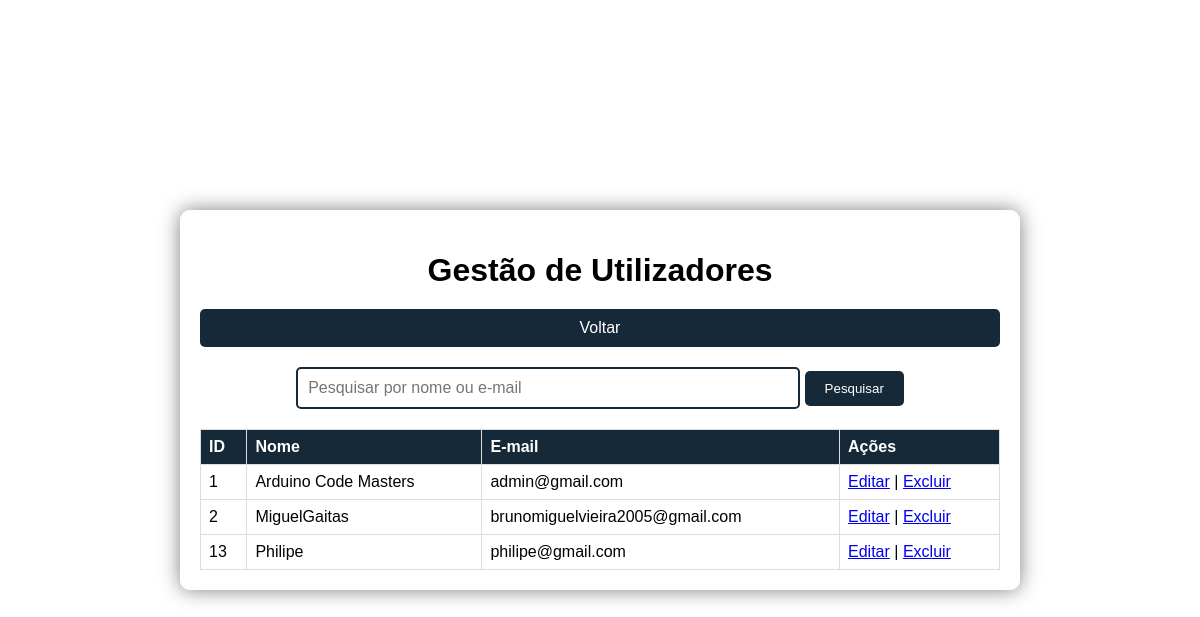
The page /PAP/adminusuarios.php (signed in) on the database as committed earlier.
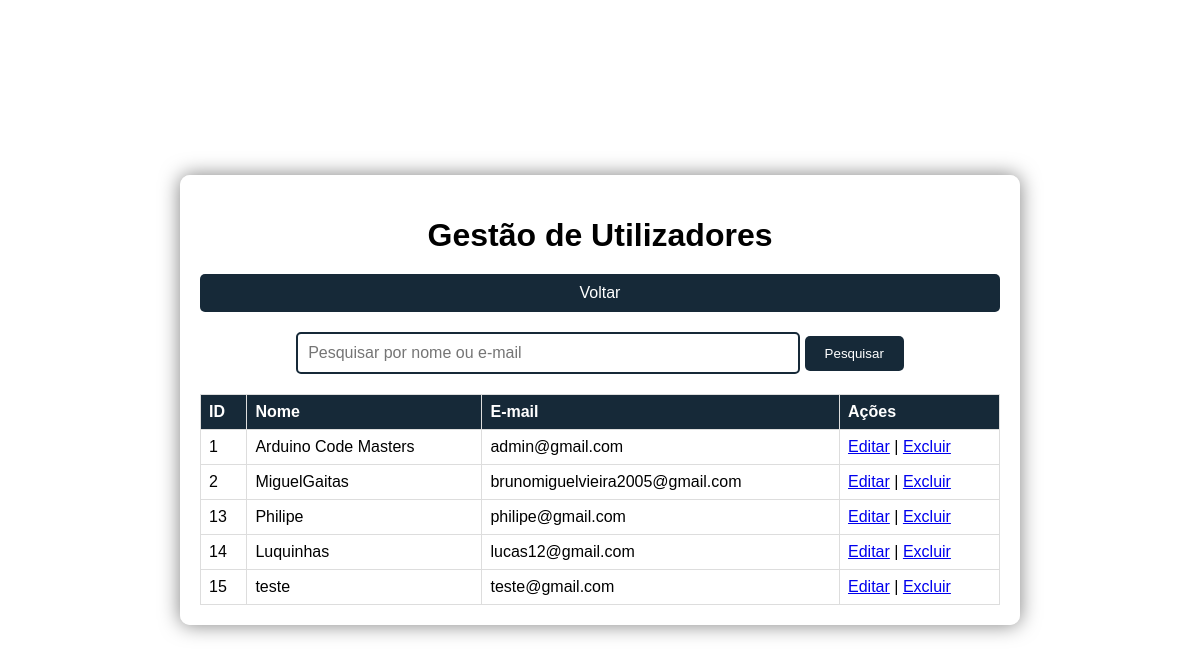
The same page on the database as committed later.
### tables this page shows
CREATE TABLE `usuarios` (
  `id` int(11) NOT NULL,
  `nome` varchar(50) NOT NULL,
  `email` varchar(100) NOT NULL,
  `senha` varchar(100) NOT NULL,
  `admin` tinyint(1) NOT NULL DEFAULT 0,
  `status` enum('nao_verificado','verificado') NOT NULL DEFAULT 'nao_verificado'
);

### PAP/adminusuarios.php (the view, shortened to what this page needs)
<?php
$servername = "localhost";
$username = "id20757658_miguelgaitas";
$password = "MiguelGaitas24.";
$dbname = "id20757658_dados_dos_registros";
$conn = mysqli_connect($servername, $username, $password, $dbname);
if (isset($_GET['search'])) {
    $search = mysqli_real_escape_string($conn, $_GET['search']);
    $sql = "SELECT id, nome, email FROM usuarios WHERE nome LIKE '%$search%' OR email LIKE '%$search%'";
} else {
    $sql = "SELECT id, nome, email FROM usuarios";
}
$resultado = mysqli_query($conn, $sql);
?>
<!DOCTYPE html>
<html>
<head>
</head>
<body>
    <div class="container">
        <h1>Gestão de Utilizadores</h1>
        <a href="pagina_de_admin.php" class="btn">Voltar</a>
        <form action="" method="GET" class="search-form">
            <input type="text" name="search" placeholder="Pesquisar por nome ou e-mail">
            <button type="submit">Pesquisar</button>
        </form>
        <table>
            <thead>
                <tr>
                    <th>ID</th>
                    <th>Nome</th>
                    <th>E-mail</th>
                    <th>Ações</th>
                </tr>
            </thead>
            <tbody>
                <?php
                while ($linha = mysqli_fetch_assoc($resultado)) {
                    echo "<tr>";
                    echo "<td>" . $linha['id'] . "</td>";
                    echo "<td>" . $linha['nome'] . "</td>";
                    echo "<td>" . $linha['email'] . "</td>";
                    echo "<td>";
                    echo "<a href='editarusuario.php?id=" . $linha['id'] . "'>Editar</a> | ";
                    echo "<a href='excluirusuario.php?id=" . $linha['id'] . "'>Excluir</a>";
                    echo "</td>";
                    echo "</tr>";
                }
                ?>
            </tbody>
        </table>
    </div>
</body>
</html>

Rows that differ between the two databases and show on the page:
added usuarios: id "14", nome "Luquinhas", email "lucas12@gmail.com"
added usuarios: id "15", nome "teste", email "teste@gmail.com"
